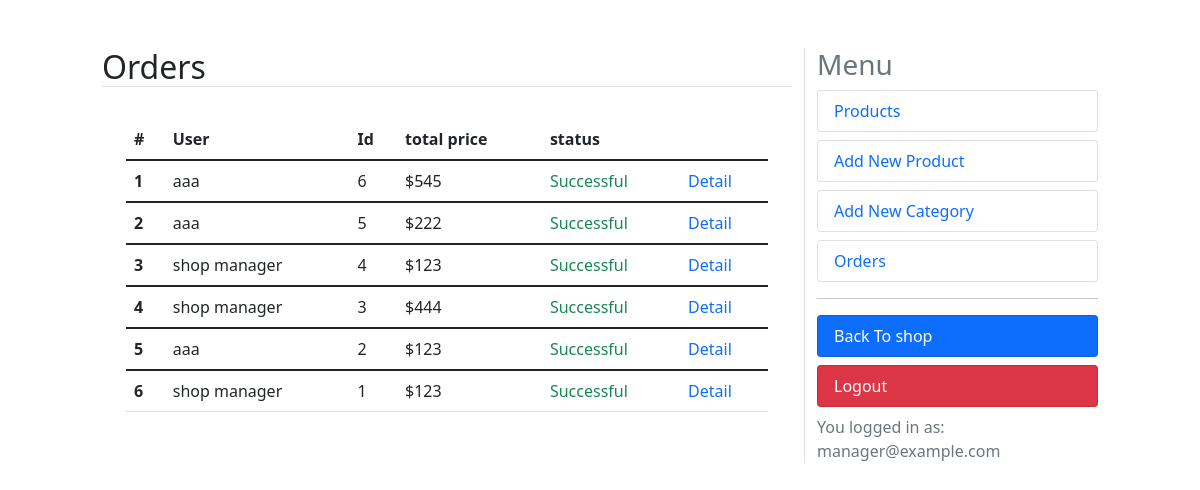
Page /dashboard/orders (signed in) on the committed database.
### orders/models.py (models this page shows, shortened)
class Order(models.Model):
    user = models.ForeignKey(User, on_delete=models.CASCADE, related_name='orders')
    created = models.DateTimeField(auto_now_add=True)
    updated = models.DateTimeField(auto_now=True)
    status = models.BooleanField(default=False)
    class Meta:
        ordering = ('-created',)
    @property
    def get_total_price(self):
        total = sum(item.get_cost() for item in self.items.all())
        return total

class OrderItem(models.Model):
    order = models.ForeignKey(Order, on_delete=models.CASCADE, related_name='items')
    product = models.ForeignKey(Product, on_delete=models.CASCADE, related_name='order_items')
    price = models.IntegerField()
    quantity = models.SmallIntegerField(default=1)
    def get_cost(self):
        return self.price * self.quantity

### accounts/models.py (models this page shows, shortened)
class User(AbstractBaseUser):
    email = models.EmailField(max_length=100, unique=True)
    full_name = models.CharField(max_length=100)
    is_admin = models.BooleanField(default=False)
    is_active = models.BooleanField(default=True)
    likes = models.ManyToManyField(Product, blank=True, related_name='likes')
    is_manager = models.BooleanField(default=False)
    objects = UserManager()
    USERNAME_FIELD = 'email'
    REQUIRED_FIELDS = ['full_name']

### dashboard/views.py (the view)
# urls.py: path('orders', views.orders, name='orders'),
@user_passes_test(is_manager)
@login_required
def orders(request):
    orders = Order.objects.all()
    context = {'title':'Orders', 'orders':orders}
    return render(request, 'orders.html', context)

### cart/utils/cart.py (called while the page is built)
    def __iter__(self):
        product_ids = self.cart.keys()
        products = Product.objects.filter(id__in=product_ids)
        cart = self.cart.copy()
        for product in products:
            cart[str(product.id)]['product'] = product
        for item in cart.values():
            item['total_price'] = int(item['price']) * int(item['quantity'])
            yield item

    def add_cart_session(self):
        cart = self.session.get(CART_SESSION_ID)
        if not cart:
            cart = self.session[CART_SESSION_ID] = {}
        return cart

### dashboard/views.py (called while the page is built)
def is_manager(user):
    try:
        if not user.is_manager:
            raise Http404
        return True
    except:
        raise Http404

### online_shop/context_processors.py (called while the page is built)
def return_cart(request):
    cart = len(list(Cart(request)))
    return {'cart_count': cart}

def return_categories(request):
    categories = Category.objects.all()
    return {'categories': categories}

### dashboard/templates/orders.html
{% extends "dashboard.html" %}
{% block content %}
<table class="table">
    <thead class="thead-dark">
      <tr>
        <th scope="col">#</th>
        <th scope="col">User</th>
        <th scope="col">Id</th>
        <th scope="col">total price</th>
        <th scope="col">status</th>
        <th scope="col"></th>
      </tr>
    </thead>
    {% for order in orders %}
    <tbody>
      <tr>
        <th scope="row">{{ forloop.counter }}</th>
        <td>{{ order.user.full_name }}</td>
        <td>{{ order.id }}</td>
        <td>${{ order.get_total_price }}</td>
        {% if order.status %}
            <td class="text-success">Successful</td>
        {% else %}
            <td class="text-danger">Canceled</td>
        {% endif %}
        <td><a href="{% url 'dashboard:order_detail' order.id %}" class="text-primary text-decoration-none">Detail</a></td>
      </tr>
    </tbody>
    {% endfor %}
  </table>
{% endblock %}

### dashboard/templates/dashboard.html (shortened to what this page needs)
<!DOCTYPE html>
<html lang="en">
<head>
    <link href="https://cdn.jsdelivr.net/npm/bootstrap@5.1.3/dist/css/bootstrap.min.css" rel="stylesheet">
</head>
<body>
    <div class="row mt-5">
        <div class="col-md-1"></div>
        <div class="col-md-7">
            <h2 class="border-bottom text-capitalize">{{ title }}</h2>
            <div class="p-4">
                {% block content %}{% endblock %}
            </div>
        </div>
        <div class="col-md-3 border-start">
            <h3 class="text-muted">Menu</h3>
            <a class="text-decoration-none" href="{% url 'dashboard:products' %}">
                <li class="rounded list-group-item  text-primary">Products</li>
            </a>
            <a class="text-decoration-none" href="{% url 'dashboard:add_product' %}">
                <li class="rounded list-group-item mt-2 text-primary">Add New Product</li>
            </a>
            <a class="text-decoration-none" href="{% url 'dashboard:add_category' %}">
                <li class="rounded list-group-item mt-2  text-primary">Add New Category</li>
            </a>
            <a class="text-decoration-none" href="{% url 'dashboard:orders' %}">
                <li class="rounded list-group-item mt-2  text-primary">Orders</li>
            </a>
            <hr>
            <a class="text-decoration-none" href="{% url 'shop:home_page' %}">
                <li class="rounded list-group-item bg-primary mt-2  text-white">Back To shop</li>
            </a>
            <a class="text-decoration-none" href="{% url 'accounts:user_logout' %}">
                <li class="rounded list-group-item bg-danger mt-2  text-white">Logout</li>
            </a>
            <div class="text-muted mt-2">You logged in as: {{ request.user.email }}</div>
        </div>
        <div class="col-md-1 "></div>
    </div>
</body>
</html>

### rows in the picture
Order: user.full_name "aaa", id "6", get_total_price "545", status "Successful"
Order: user.full_name "aaa", id "5", get_total_price "222", status "Successful"
Order: user.full_name "shop manager", id "4", get_total_price "123", status "Successful"
Order: user.full_name "shop manager", id "3", get_total_price "444", status "Successful"
Order: user.full_name "aaa", id "2", get_total_price "123", status "Successful"
Order: user.full_name "shop manager", id "1", get_total_price "123", status "Successful"
User: user.email "manager@example.com"

### other values in the picture
{{ title }} "Orders"
